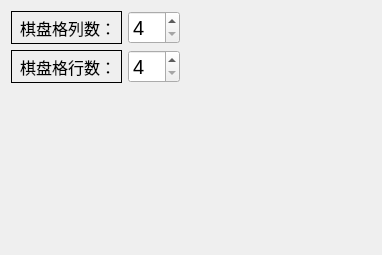
                 <widget class="QWidget" name="chessbordPara">
                  <layout class="QGridLayout" name="gridLayout_18">
                   <item row="0" column="0">
                    <widget class="QLabel" name="label_102">
                     <property name="font">
                      <font>
                       <family>华文楷体</family>
                       <pointsize>12</pointsize>
                       <weight>50</weight>
                       <bold>false</bold>
                       <underline>false</underline>
                      </font>
                     </property>
                     <property name="frameShape">
                      <enum>QFrame::Box</enum>
                     </property>
                     <property name="text">
                      <string> 棋盘格列数：</string>
                     </property>
                    </widget>
                   </item>
                   <item row="0" column="1">
                    <widget class="QSpinBox" name="chessBoardCols">
                     <property name="font">
                      <font>
                       <pointsize>15</pointsize>
                       <weight>50</weight>
                       <bold>false</bold>
                       <underline>false</underline>
                      </font>
                     </property>
                     <property name="minimum">
                      <number>4</number>
                     </property>
                     <property name="maximum">
                      <number>20</number>
                     </property>
                     <property name="singleStep">
                      <number>3</number>
                     </property>
                     <property name="value">
                      <number>4</number>
                     </property>
                    </widget>
                   </item>
                   <item row="0" column="2">
                    <spacer name="horizontalSpacer_20">
                     <property name="orientation">
                      <enum>Qt::Horizontal</enum>
                     </property>
                     <property name="sizeHint" stdset="0">
                      <size>
                       <width>191</width>
                       <height>20</height>
                      </size>
                     </property>
                    </spacer>
                   </item>
                   <item row="1" column="0">
                    <widget class="QLabel" name="label_103">
                     <property name="font">
                      <font>
                       <family>楷体</family>
                       <pointsize>12</pointsize>
                       <weight>50</weight>
                       <bold>false</bold>
                       <underline>false</underline>
                      </font>
                     </property>
                     <property name="frameShape">
                      <enum>QFrame::Box</enum>
                     </property>
                     <property name="text">
                      <string> 棋盘格行数：</string>
                     </property>
                    </widget>
                   </item>
                   <item row="1" column="1">
                    <widget class="QSpinBox" name="chessBoardRows">
                     <property name="font">
                      <font>
                       <pointsize>15</pointsize>
                       <weight>50</weight>
                       <bold>false</bold>
                       <underline>false</underline>
                      </font>
                     </property>
                     <property name="minimum">
                      <number>4</number>
                     </property>
                     <property name="maximum">
                      <number>20</number>
                     </property>
                    </widget>
                   </item>
                   <item row="1" column="2">
                    <spacer name="horizontalSpacer_21">
                     <property name="orientation">
                      <enum>Qt::Horizontal</enum>
                     </property>
                     <property name="sizeHint" stdset="0">
                      <size>
                       <width>191</width>
                       <height>20</height>
                      </size>
                     </property>
                    </spacer>
                   </item>
                   <item row="2" column="0">
                    <spacer name="verticalSpacer_23">
                     <property name="orientation">
                      <enum>Qt::Vertical</enum>
                     </property>
                     <property name="sizeHint" stdset="0">
                      <size>
                       <width>20</width>
                       <height>161</height>
                      </size>
                     </property>
                    </spacer>
                   </item>
                  </layout>
                 </widget>
